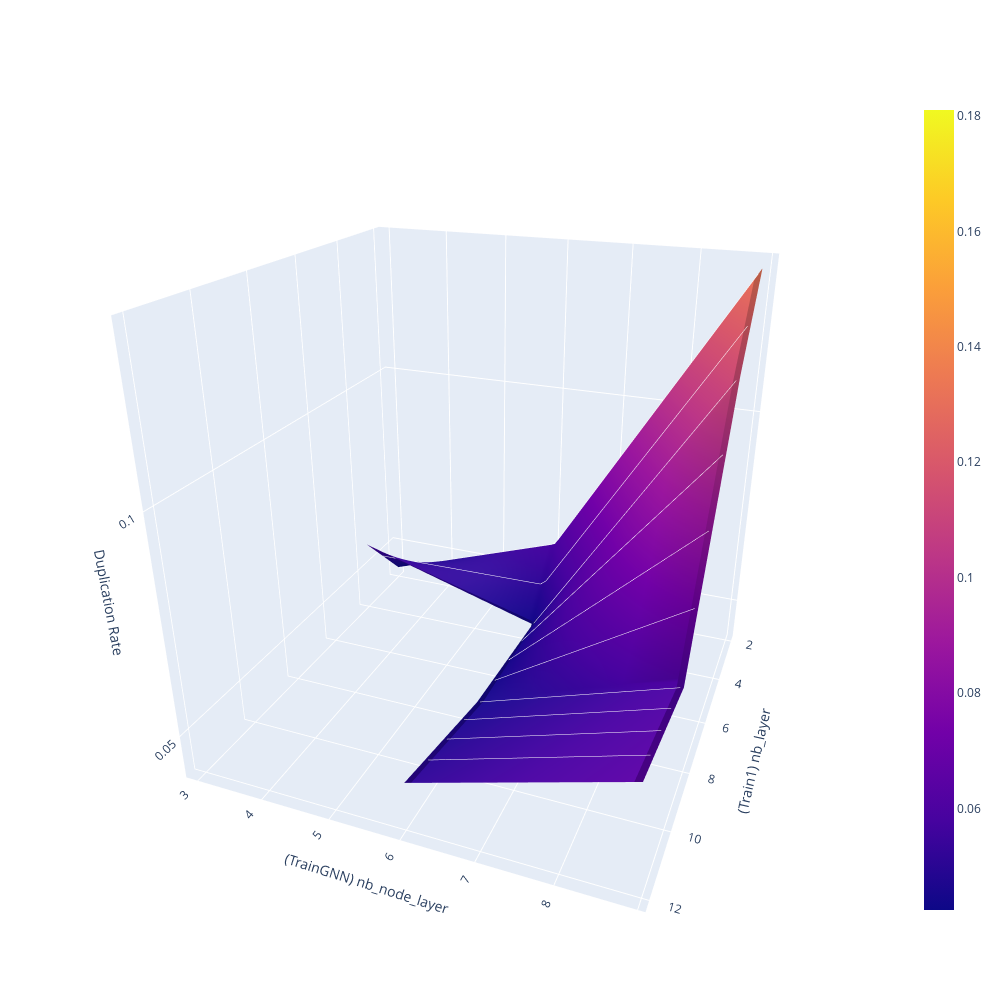

Notebook code cell kept with this figure:
### Code cell
import plotly.graph_objects as go

fig = go.Figure(go.Surface(
    contours = {
        "x": {"show": True, "start": 0, "end": 15, "size": 1, "color":"white"},
        "z": {"show": True, "start": 80000, "end": 140000, "size": 1000}
    },
    x = X_unique,
    y = Y_unique,
    z = Z))
fig.update_layout(
        scene = {
            "xaxis": {"title":"(Train1) nb_layer"},
            "yaxis": {"title":"(TrainGNN) nb_node_layer"},
            "zaxis": {"title":"Duplication Rate"},
            
            #"zaxis": {"nticks": 3},
            #'camera_eye': {"x": 0, "y": -1, "z": 0.5},
            "aspectratio": {"x": 1, "y": 1, "z": 1}
        },
        width=1000,
        height=1000)
fig.show()

### Figure 1 — Plotly figure (JSON) as saved in the notebook; plotly's stock layout.template omitted (floating-point values rounded to 4 significant figures)
{"data": [{"contours": {"x": {"color": "white", "end": 15, "show": true, "size": 1, "start": 0}, "z": {"end": 140000, "show": true, "size": 1000, "start": 80000}}, "type": "surface", "x": [2, 4, 8, 12], "y": [3, 6, 9, 12], "z": [[0.04244, 0.05853, null, null], [0.0584, 0.04362, 0.04496, 0.0511], [0.1354, 0.1167, 0.06084, 0.0656], [null, null, 0.181, null]]}], "layout": {"height": 1000, "scene": {"aspectratio": {"x": 1, "y": 1, "z": 1}, "camera": {"center": {"x": 0, "y": 0, "z": 0}, "eye": {"x": 1.827, "y": 0.717, "z": 0.9146}, "projection": {"type": "perspective"}, "up": {"x": 0, "y": 0, "z": 1}}, "xaxis": {"title": {"text": "(Train1) nb_layer"}, "type": "linear"}, "yaxis": {"title": {"text": "(TrainGNN) nb_node_layer"}, "type": "linear"}, "zaxis": {"title": {"text": "Duplication Rate"}, "type": "linear"}}, "width": 1000}}
